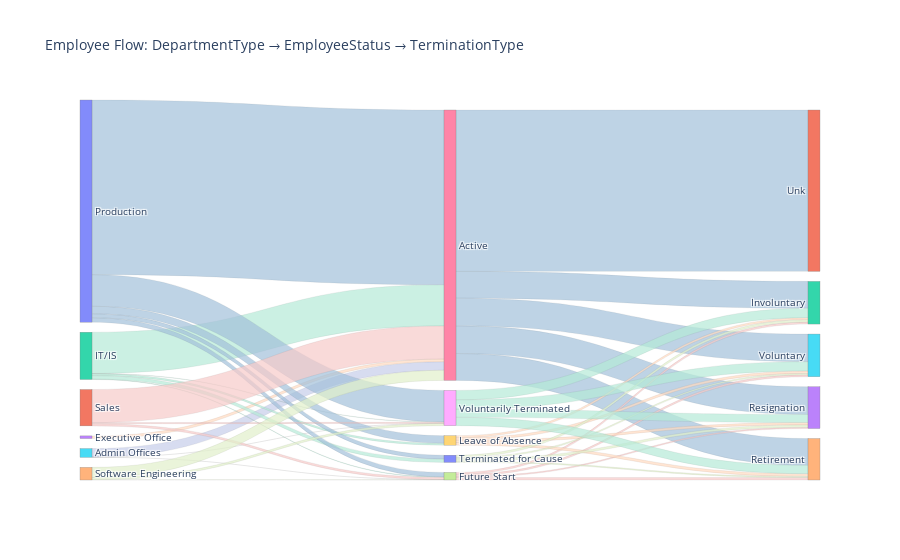

The notebook cell this image was saved under:
### Code cell
# Senkey 

df = employee_df.copy()
source_labels = df['DepartmentType'].unique().tolist()
middle_labels = df['EmployeeStatus'].unique().tolist()
target_labels = df['TerminationType'].unique().tolist()
labels = source_labels + middle_labels + target_labels

# DepartmentType -> EmployeeStatus
flow1 = df.groupby(['DepartmentType', 'EmployeeStatus']).size().reset_index(name='count')
flow1_sources = flow1['DepartmentType'].apply(lambda x: labels.index(x))
flow1_targets = flow1['EmployeeStatus'].apply(lambda x: labels.index(x))
flow1_values = flow1['count']

# EmployeeStatus -> TerminationType
flow2 = df.groupby(['EmployeeStatus', 'TerminationType']).size().reset_index(name='count')
flow2_sources = flow2['EmployeeStatus'].apply(lambda x: labels.index(x))
flow2_targets = flow2['TerminationType'].apply(lambda x: labels.index(x))
flow2_values = flow2['count']

# Combine all 
sources = list(flow1_sources) + list(flow2_sources)
targets = list(flow1_targets) + list(flow2_targets)
values = list(flow1_values) + list(flow2_values)

pastel_palette = ['#A3C1DA', '#F7CAC9', '#B5EAD7', '#FFDAC1', '#E2F0CB', '#C7CEEA', '#FFF1BA', '#FFB7B2', '#B5B2FF', '#B2F7EF']
department_color_map = {dept: pastel_palette[i % len(pastel_palette)] for i, dept in enumerate(source_labels)}
status_color_map = {status: pastel_palette[i % len(pastel_palette)] for i, status in enumerate(middle_labels)}

link_colors = []
for i in range(len(flow1)):
    src = flow1['DepartmentType'].iloc[i]
    color = department_color_map[src]
    rgb = mcolors.hex2color(color)
    color_rgba = f'rgba({int(rgb[0]*255)},{int(rgb[1]*255)},{int(rgb[2]*255)},0.7)'
    link_colors.append(color_rgba)
for i in range(len(flow2)):
    src = flow2['EmployeeStatus'].iloc[i]
    color = status_color_map[src]
    rgb = mcolors.hex2color(color)
    color_rgba = f'rgba({int(rgb[0]*255)},{int(rgb[1]*255)},{int(rgb[2]*255)},0.7)'
    link_colors.append(color_rgba)

fig = go.Figure(data=[go.Sankey(
    node=dict(
        pad=10,
        thickness=12,
        line=dict(color='gray', width=0.3),
        label=labels
    ),
    link=dict(
        source=sources,
        target=targets,
        value=values,
        color=link_colors,
        line=dict(color='rgba(0,0,0,0.1)', width=0.5)
    )
)])

fig.update_layout(title_text='Employee Flow: DepartmentType → EmployeeStatus → TerminationType', font_size=10, plot_bgcolor='white')
fig.show()

### Figure 1 — Plotly figure (JSON) as saved in the notebook; plotly's stock layout.template omitted (floating-point values rounded to 4 significant figures)
{"data": [{"link": {"color": ["rgba(199,206,234,0.7)", "rgba(199,206,234,0.7)", "rgba(199,206,234,0.7)", "rgba(255,218,193,0.7)", "rgba(181,234,215,0.7)", "rgba(181,234,215,0.7)", "rgba(181,234,215,0.7)", "rgba(181,234,215,0.7)", "rgba(181,234,215,0.7)", "rgba(163,193,218,0.7)", "rgba(163,193,218,0.7)", "rgba(163,193,218,0.7)", "rgba(163,193,218,0.7)", "rgba(163,193,218,0.7)", "rgba(247,202,201,0.7)", "rgba(247,202,201,0.7)", "rgba(247,202,201,0.7)", "rgba(226,240,203,0.7)", "rgba(226,240,203,0.7)", "rgba(226,240,203,0.7)", "rgba(163,193,218,0.7)", "rgba(163,193,218,0.7)", "rgba(163,193,218,0.7)", "rgba(163,193,218,0.7)", "rgba(163,193,218,0.7)", "rgba(247,202,201,0.7)", "rgba(247,202,201,0.7)", "rgba(247,202,201,0.7)", "rgba(247,202,201,0.7)", "rgba(255,218,193,0.7)", "rgba(255,218,193,0.7)", "rgba(255,218,193,0.7)", "rgba(255,218,193,0.7)", "rgba(226,240,203,0.7)", "rgba(226,240,203,0.7)", "rgba(226,240,203,0.7)", "rgba(226,240,203,0.7)", "rgba(181,234,215,0.7)", "rgba(181,234,215,0.7)", "rgba(181,234,215,0.7)", "rgba(181,234,215,0.7)"], "line": {"color": "rgba(0,0,0,0.1)", "width": 0.5}, "source": [5, 5, 5, 3, 2, 2, 2, 2, 2, 0, 0, 0, 0, 0, 1, 1, 1, 4, 4, 4, 6, 6, 6, 6, 6, 7, 7, 7, 7, 9, 9, 9, 9, 10, 10, 10, 10, 8, 8, 8, 8], "target": [6, 7, 8, 6, 6, 7, 9, 10, 8, 6, 7, 9, 10, 8, 6, 7, 8, 6, 7, 8, 12, 13, 14, 11, 15, 12, 13, 14, 15, 12, 13, 14, 15, 12, 13, 14, 15, 12, 13, 14, 15], "value": [78, 1, 1, 24, 375, 4, 17, 31, 3, 1588, 41, 69, 35, 287, 301, 20, 10, 92, 3, 20, 244, 252, 244, 1467, 251, 18, 11, 23, 17, 19, 21, 24, 22, 21, 22, 10, 13, 86, 74, 76, 85]}, "node": {"label": ["Production       ", "Sales", "IT/IS", "Executive Office", "Software Engineering", "Admin Offices", "Active", "Future Start", "Voluntarily Terminated", "Leave of Absence", "Terminated for Cause", "Unk", "Involuntary", "Resignation", "Retirement", "Voluntary"], "line": {"color": "gray", "width": 0.3}, "pad": 10, "thickness": 12}, "type": "sankey"}], "layout": {"font": {"size": 10}, "plot_bgcolor": "white", "title": {"text": "Employee Flow: DepartmentType → EmployeeStatus → TerminationType"}}}
